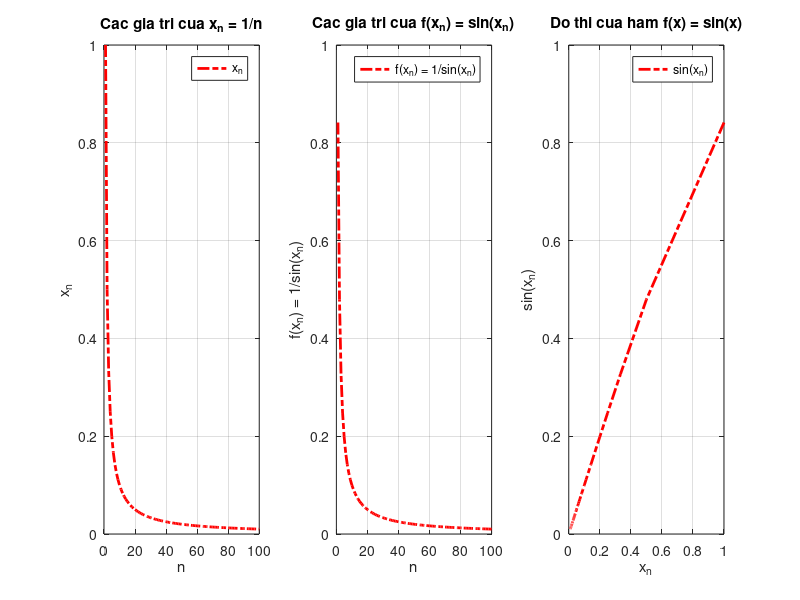

Write the MATLAB code that produced this figure.
clear all; close all; clc

N = 100;

n = 1:1:N;
x = 1./n;
y = sin(x);

figure(1); clf;
subplot(1,3,1)
plot(n,x,'r-.','linewidth',2)
title('Cac gia tri cua x_n = 1/n')
xlabel('n')
ylabel('x_n')
legend('x_n')
grid on

subplot(1,3,2)
plot(n,y,'r-.','linewidth',2)
title('Cac gia tri cua f(x_n) = sin(x_n)')
xlabel('n')
ylabel('f(x_n) = 1/sin(x_n)')
legend('f(x_n) = 1/sin(x_n)')
grid on

subplot(1,3,3)
plot(x,y,'r-.','linewidth',2)
title('Do thi cua ham f(x) = sin(x)')
xlabel('x_n')
ylabel('sin(x_n)')
legend('sin(x_n)')
grid on

